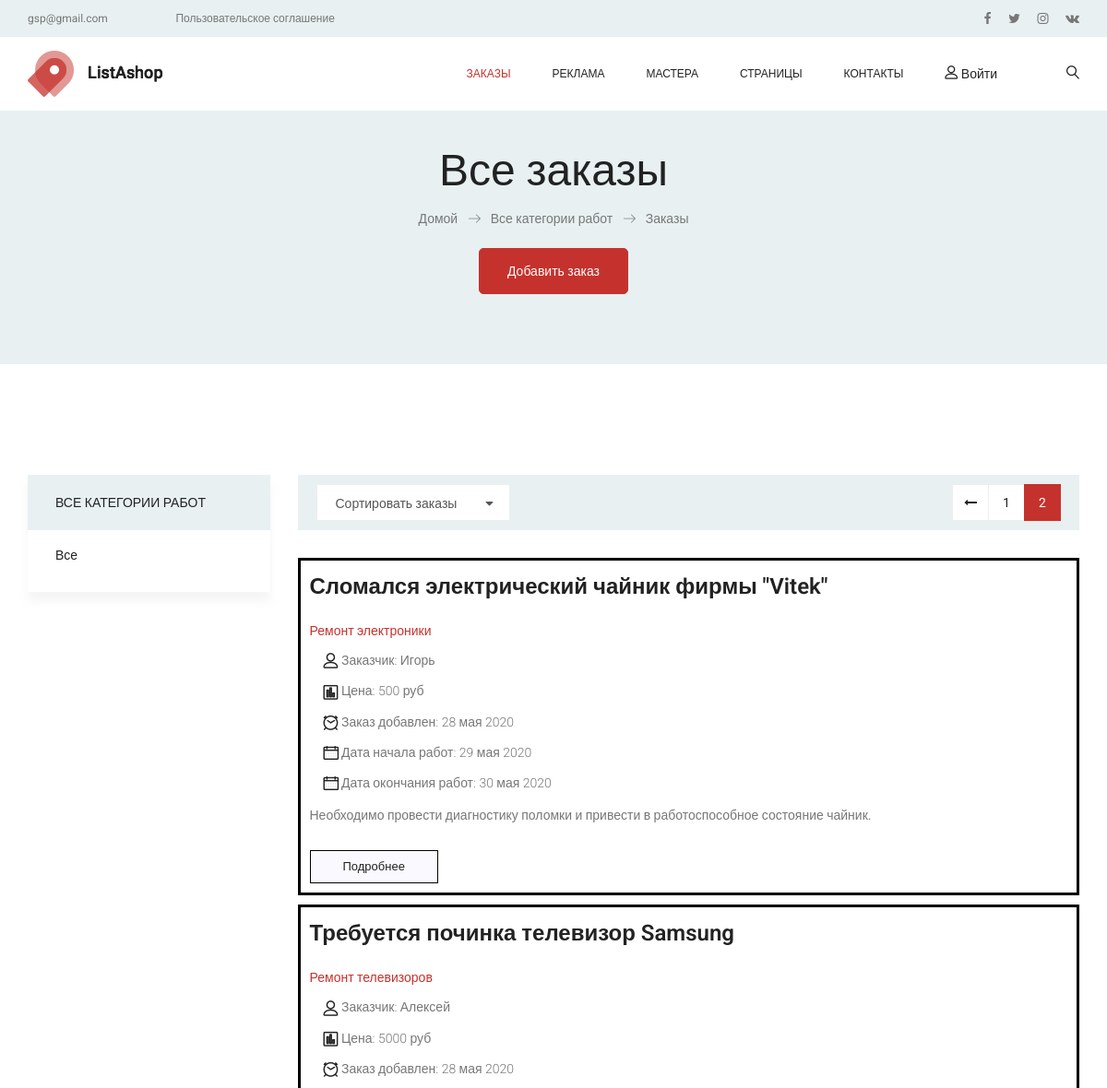
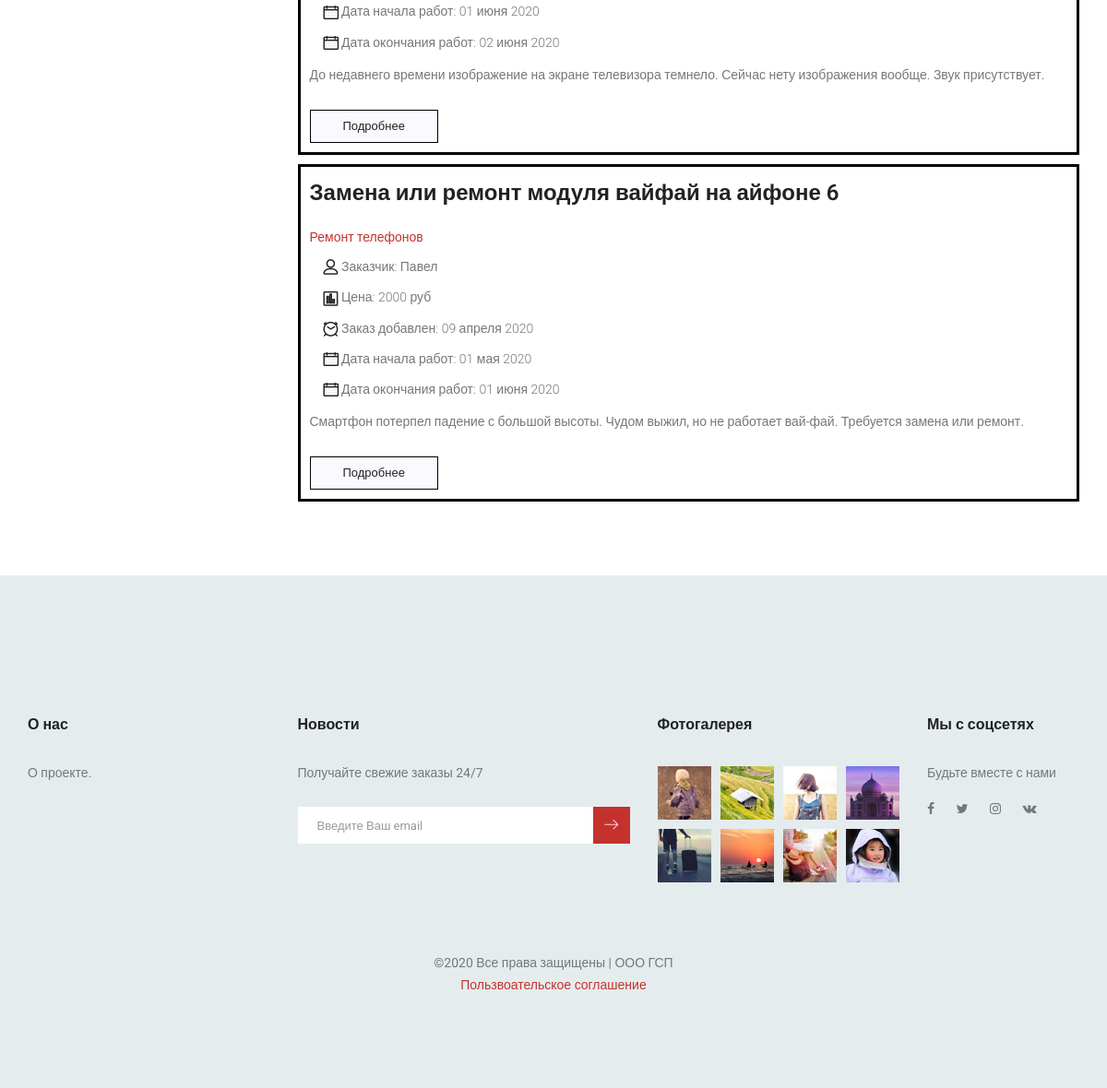
Screenshot of /?page=2 with the database file from the repository (2 pictures, top to bottom).
### job/models.py (models this page shows, shortened)
class Offer(models.Model):
    category = TreeManyToManyField(Category, related_name='offers', blank=True, verbose_name='Категория работ')
    first_name = models.CharField(blank=True, null=True, default=None, max_length=200, verbose_name='Имя заказчика')
    last_name = models.CharField(blank=True, null=True, default=None, max_length=200, verbose_name='Фамилия заказчика')
    middle_name = models.CharField(blank=True, null=True, default=None, max_length=200, verbose_name='Отчество заказчика')
    phone = models.CharField(max_length=64, blank=True, null=True, default=None, verbose_name='Номер тел.')
    email = models.EmailField(max_length=128, blank=True, null=True, default=None, verbose_name='Емейл')
    name = models.CharField(max_length=200, db_index=True, verbose_name='Наименование работ')
    slug = models.SlugField(max_length=200, db_index=True, verbose_name='Слаг')
    image = models.ImageField(upload_to='offers/%Y/%m/%d', blank=True, verbose_name='Фото')
    description = models.TextField(max_length=512, blank=True, verbose_name='Описание работ')
    price = models.DecimalField(blank=True, null=True, default=None, max_digits=10, decimal_places=0,
                                verbose_name='Цена работы')
    start_time = models.DateField(null=True, blank=True, default=None, verbose_name='Дата начала работ')
    end_time = models.DateField(null=True, blank=True, default=None, verbose_name='Дата окончания работ')
    available = models.BooleanField(default=False, verbose_name='Актуальность заказа')
    created = models.DateField(blank=True, null=True, default=timezone.now, verbose_name='Дата создания записи')
    updated = models.DateField(blank=True, null=True, default=timezone.now, verbose_name='Дата ред-ия записи')
    @property
    def Категории(self):
        return "\n".join([p.name for p in self.category.all()])
    class Meta:
        ordering = ('-created', 'name',)
        index_together = (('id', 'slug'),)
        verbose_name = 'Предложение о работе'
        verbose_name_plural = 'Предложения о работе'
    def get_absolute_url(self):
        return reverse('job:offer_detail', args=[self.id, self.slug])

class Category(MPTTModel):
    name = models.CharField(max_length=200, db_index=True, unique=True, verbose_name='Подкатегория')
    slug = models.SlugField(max_length=200, null=True, blank=True, unique=True, verbose_name='Nazvanie_kategorii')
    parent = TreeForeignKey('self', on_delete=models.CASCADE, null=True, blank=True, related_name='children',
                            verbose_name='Категория')
    is_active = models.BooleanField(default=True, verbose_name='Активность категории')
    created = models.DateField(blank=True, null=True, default=timezone.now, verbose_name='Дата создания записи')
    updated = models.DateField(blank=True, null=True, default=timezone.now, verbose_name='Дата ред-ия записи')
    class MPTTMeta:
        order_insertion_by = ['name']
        verbose_name = 'Категория -> Подкатегория'
        verbose_name_plural = 'Категории -> Подкатегории'
    class Meta:
        verbose_name = 'Категория -> Подкатегория'
        verbose_name_plural = 'Категории -> Подкатегории'

### job/views.py (the view)
# urls.py: path('', views.offer_list, name='offer_list'),
def offer_list(request, category_slug=None):
    category = None
    categories = Category.objects.filter(is_active=True)
    object_list = Offer.objects.filter(available=True)
    if category_slug:
        category = get_object_or_404(Category, slug=category_slug)
        object_list = object_list.filter(category=category)
    paginator = Paginator(object_list, 8)
    page = request.GET.get('page')
    try:
        offers = paginator.page(page)
    except PageNotAnInteger:
        offers = paginator.page(1)
    except EmptyPage:
        offers = paginator.page(paginator.num_pages)
    return render(request, 'job/list.html', {'category': category,
                                             'categories': categories,
                                             'page': page,
                                             'offers': offers})

### templates/job/list.html (shortened to what this page needs)
{% extends 'base.html' %}
{% load static %}
{% load mptt_tags %}
{% block content %}
<section class="banner_area">
    <div class="banner_inner d-flex align-items-center">
        <div class="container">
            <div class="banner_content text-center">
                <h2>{% if category %}{{ category.name }}{% else %}Все заказы{% endif %}</h2>
                <div class="page_link">
                    <a href="#">Домой</a>
                    <a href="#">Все категории работ</a>
                    <a href="#">{% if category %}{{ category.name }}{% else %}Заказы{% endif %}</a>
                </div>
                <div class="main_add_offer">
        			<a class="main_btn" href="{% url 'job:register_job' %}">Добавить заказ</a>
        		</div>
            </div>
        </div>
    </div>
</section>
<section class="cat_product_area p_120">
    <div class="container">
        <div class="row flex-row-reverse">
            <div class="col-lg-9">
                <div class="product_top_bar">
                    <div class="left_dorp">
                    </div>
                    {% include 'job/pagination.html' with page=offers %}
                </div>
                <div class="latest_product_inner row">
                    {% for offer in offers %}
                        <div class="col-md-12">
                            <div class="offer_post">
                                <div class="offer_details">
                                    <a href="{{ offer.get_absolute_url }}"><h2>{{offer.name}}</h2></a>
                                    <div class="offer_info text-left">
                                        <div class="offer_tag">
                                            <a class="active">{{ offer.Категории }}</a>
                                        </div>
                                        <ul class="offer_meta list">
                                            <li><a href="/"><i class="lnr lnr-user"></i> Заказчик: {{ offer.first_name }}</a></li>
                                            <li><a><i class="lnr lnr-chart-bars"></i> Цена: {{ offer.price }} руб </a></li>
                                            <li><a><i class="lnr lnr-clock"></i> Заказ добавлен: {{ offer.created }}</a></li>
                                            {% if offer.start_time and offer.end_time %}
                                            <li><a><i class="lnr lnr-calendar-full"></i> Дата начала работ: {{ offer.start_time }} </a></li>
                                            <li><a><i class="lnr lnr-calendar-full"></i> Дата окончания работ: {{ offer.end_time }} </a></li>
                                            {% else %}
                                            <li><a><i class="lnr lnr-calendar-full"></i> Начать работы в любое время </a></li>
                                            {% endif %}
                                        </ul>
                                    </div>
                                    <p>{{offer.description|truncatechars:220}}</p>
                                    <a href="{{ offer.get_absolute_url }}" class="white_bg_btn">Подробнее</a>
                                </div>
                            </div>
                        </div>
                    {% endfor %}
                </div>
            </div>
            <div class="col-lg-3">
                <div class="left_sidebar_area">
                    <aside class="left_widgets cat_widgets">
                        <div class="l_w_title">
                            <h3>Все категории работ</h3>
                        </div>
                        <div class="widgets_inner">
                            <ul class="list">
                                <li {% if not category %} class="selected" {% endif %}>
                                    <a href="{% url "job:offer_list" %}">Все</a>
                                </li>
                            </ul>
                        </div>
                    </aside>
                </div>
            </div>
        </div>
    </div>
</section>
{% endblock content %}

### rows the page displays
Offer: name "Сломался электрический чайник фирмы \"Vitek\"", Категории "Ремонт электроники", first_name "Игорь", price "500", created "28 мая 2020", start_time "29 мая 2020", end_time "30 мая 2020", description "Необходимо провести диагностику поломки и привести в работоспособное состояние чайник."
Offer: name "Требуется починка телевизор Samsung", Категории "Ремонт телевизоров", first_name "Алексей", price "5000", created "28 мая 2020", start_time "01 июня 2020", end_time "02 июня 2020", description "До недавнего времени изображение на экране телевизора темнело. Сейчас нету изображения вообще. Звук присутствует."
Offer: name "Замена или ремонт модуля вайфай на айфоне 6", Категории "Ремонт телефонов", first_name "Павел", price "2000", created "09 апреля 2020", start_time "01 мая 2020", end_time "01 июня 2020", description "Смартфон потерпел падение с большой высоты. Чудом выжил, но не работает вай-фай. Требуется замена или ремонт."

### other values shown
{{ i }} "1"
{{ i }} "2"
